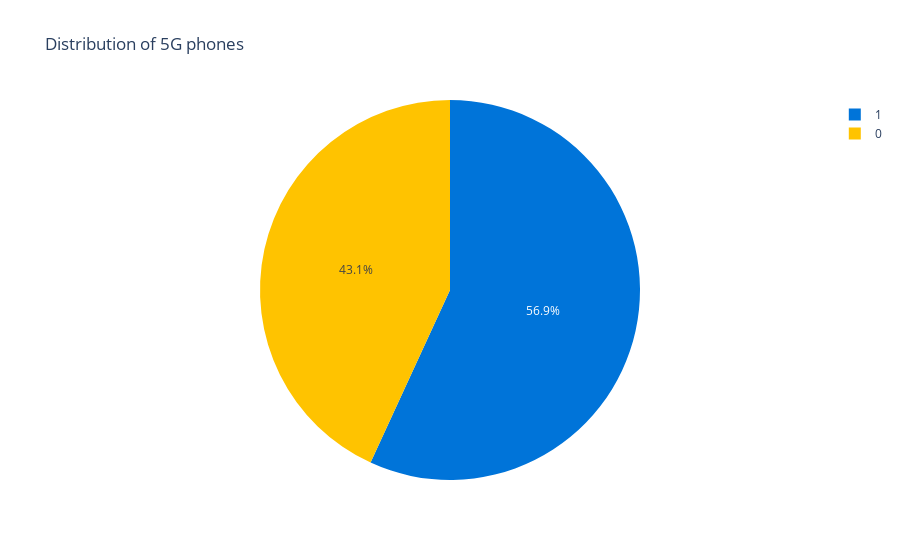

The notebook cell saved with this chart:
### Code cell
fig = px.pie(values=sp['5G_or_not'].value_counts(),names=sp['5G_or_not'].value_counts().index, title='Distribution of 5G phones')
colors = ['#0074D9', '#FFC300']
fig.update_traces(marker=dict(colors=colors))

fig.show()

### Figure 1 — Plotly figure (JSON) as saved in the notebook; plotly's stock layout.template omitted (floating-point values rounded to 4 significant figures)
{"data": [{"domain": {"x": [0, 1], "y": [0, 1]}, "hovertemplate": "label=%{label}<br>value=%{value}<extra></extra>", "labels": [1, 0], "legendgroup": "", "marker": {"colors": ["#0074D9", "#FFC300"]}, "name": "", "showlegend": true, "type": "pie", "values": [526, 399]}], "layout": {"legend": {"tracegroupgap": 0}, "title": {"text": "Distribution of 5G phones"}}}
